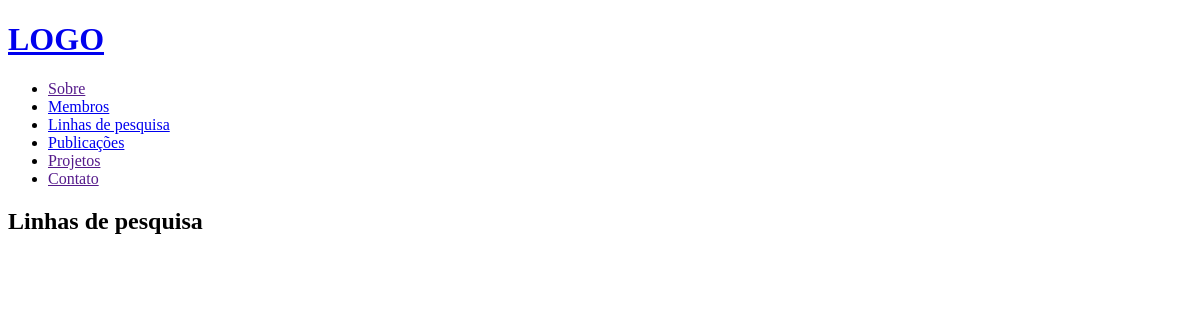
The app's page /research_lines/, older data.
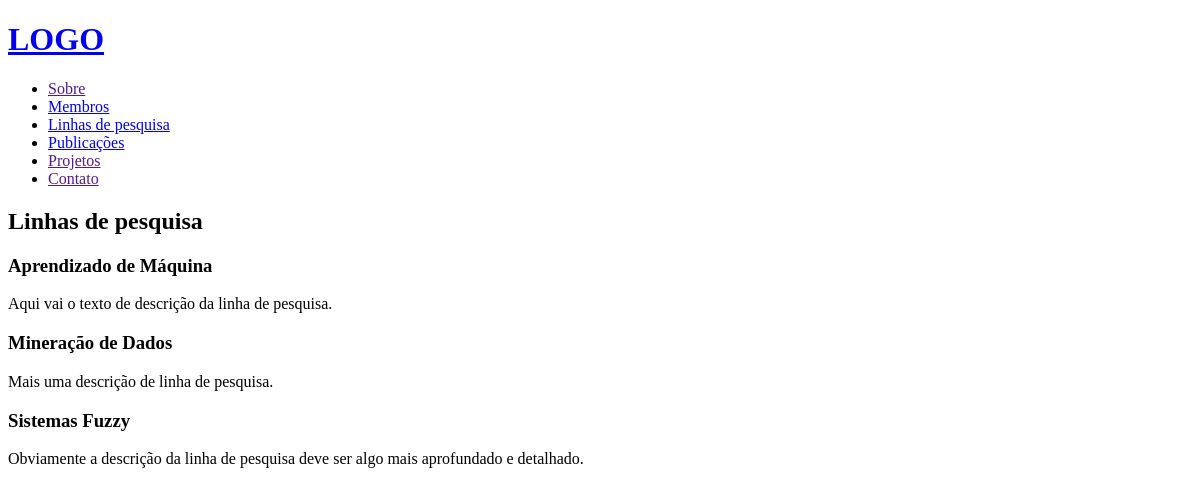
The same page, newer data.
### researches/models.py (models this page shows, shortened)
class ResearchLine(models.Model):
    research_line = models.CharField(
        max_length=200,
        verbose_name='linha de pesquisa',
    )
    description = models.TextField(
        max_length=1024,
        verbose_name='descrição',
    )
    class Meta:
        verbose_name='linha de pesquisa'
        verbose_name_plural='linhas de pesquisa'

### researches/views.py (the view)
# urls.py: url(r'^research_lines/$', researches_views.research_lines, name='research_lines_index'),
def research_lines(request):
    research_lines = ResearchLine.objects.all()
    return render(request, 'researches/research_lines.html', {'research_lines': research_lines})

### researches/templates/researches/research_lines.html (shortened to what this page needs)
{% extends "base.html" %}
{% block content %}
<h2>Linhas de pesquisa</h2>
{% for research_line in research_lines %}
  <h3>{{ research_line.research_line }}</h3>
  <section class="research_line_description">
    {{ research_line.description }}
  </section>
{% endfor %}
{% endblock %}

### templates/base.html (shortened to what this page needs)
<!DOCTYPE HTML>
<html>
<head>
</head>
<body>
<header>
  <div id="logo">
    <a href="#"><h1>LOGO</h1></a>
  </div>
  <nav>
    <ul>
      <li><a href="">Sobre</a></li>
      <li><a href="{% url 'members_index' %}">Membros</a></li>
      <li><a href="{% url 'research_lines_index' %}">Linhas de pesquisa</a></li>
      <li><a href="{% url 'publications_index' %}">Publicações</a></li>
      <li><a href="">Projetos</a></li>
      <li><a href="">Contato</a></li>
    </ul>
  </nav>
</header>
{% block content %}{% endblock %}
</body>
</html>

Row changes from the older to the newer data that the page shows:
added ResearchLine: research_line "Aprendizado de Máquina", description "Aqui vai o texto de descrição da linha de pesquisa."
added ResearchLine: research_line "Mineração de Dados", description "Mais uma descrição de linha de pesquisa."
added ResearchLine: research_line "Sistemas Fuzzy", description "Obviamente a descrição da linha de pesquisa deve ser algo mais aprofundado e detalhado."
